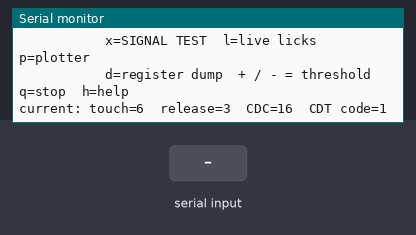
Bench run of a sketch on a simulated Arduino Uno, built with avr-gcc and run on an emulated ATmega328P. Shown: the last lines printed to the serial monitor. The inputs (shaded band) are chosen by the test bench.

Above: at 6.8 s.
6.9 s: "l\n" received over Serial
At 8.1 s:
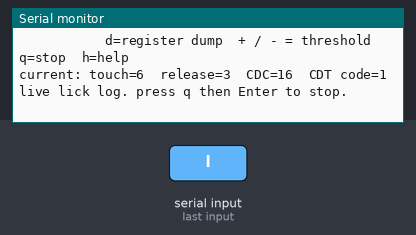
8.4 s: byte 120 ('x') received over Serial
At 8.8 s:
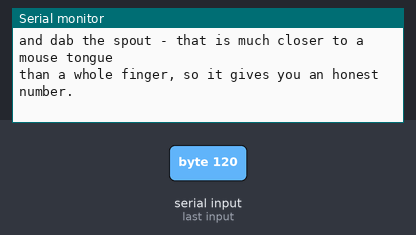
9.9 s: byte 112 ('p') received over Serial
At 10.5 s:
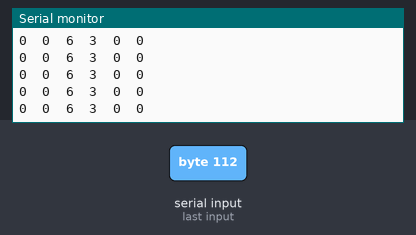
11.4 s: byte 100 ('d') received over Serial
At 12.5 s:
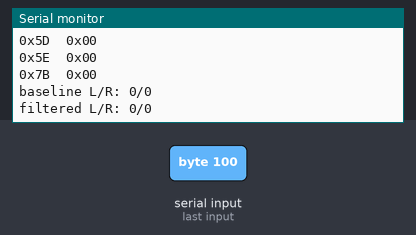
12.9 s: byte 43 ('+') received over Serial
At 14.0 s:
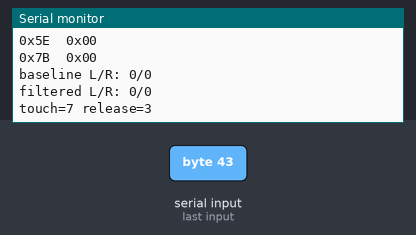
14.4 s: byte 113 ('q') received over Serial
At 15.1 s:
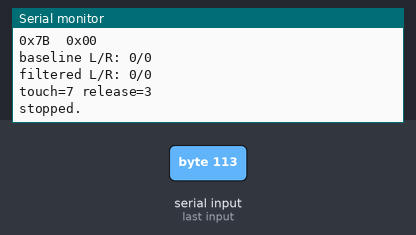
Timing chart, 0 to 16.9 s (numbered marks = the images above; inputs shaded):
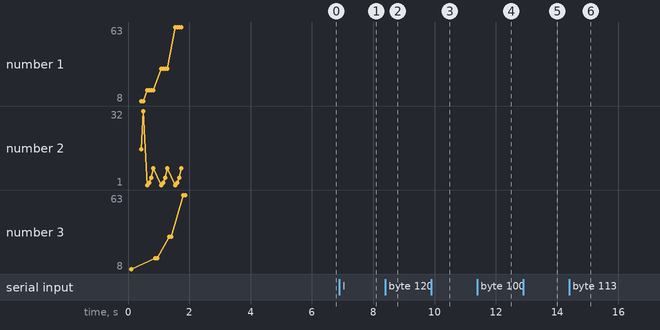

Measured:
- after the input at 6.9 s, the serial monitor: prints a new line at once (image 1)
- after the input at 8.4 s, the serial monitor: prints a new line at once (image 2)
- after the input at 9.9 s, the serial monitor: prints a new line at once (image 3)
- after the input at 11.4 s, the serial monitor: prints a new line at once (image 4)
- after the input at 12.9 s, the serial monitor: prints a new line at once (image 5)
- after the input at 14.4 s, the serial monitor: prints a new line at once (image 6)

The sketch:

LICK_TUNER.ino
```cpp
/******************************************************************
  LICK_TUNER - standalone MPR121 diagnostic for a LIQ HD lickometer

  Upload this on its own (not as part of the LIQ HD sketch), open the
  Serial Monitor at 115200 with line ending set to "Newline".

  It answers the one question threshold-fiddling cannot answer:

      how big is a real lick, in counts, compared to the noise floor?

  Once you know that number you stop guessing. If a lick is 10x the
  noise, almost any threshold works. If a lick is 1.5x the noise, no
  threshold works and the problem is the hardware, not the code.

  Commands (type a letter, press Enter):
      h   help
      i   I2C scan and chip health
      s   sweep charge current / charge time, pick the best gain
      c   calibrate: measure idle level and noise, recommend thresholds
      x   SIGNAL TEST: touch a sipper, get peak delta and signal-to-noise
      l   live lick detection log
      p   plotter stream (use Tools > Serial Plotter)
      d   dump MPR121 registers
      +   raise touch threshold by 1
      -   lower touch threshold by 1
      q   stop the current mode
******************************************************************/

#include <Wire.h>
#include <Adafruit_MPR121.h>

// ---------------- edit these to match your wiring ----------------
#define MPR_ADDRESS     0x5B
#define LEFT_ELECTRODE  0
#define RIGHT_ELECTRODE 1
// -----------------------------------------------------------------

// 400 kHz is correct fast mode on a 16 MHz AVR.
// NOTE: Wire.setClock(3400000) as used in stock LIQ HD wraps the TWBR
// calculation and actually gives you about 31 kHz. Do not use it.
#define I2C_CLOCK_HZ 400000UL

#define REG_TOUCHSTATUS 0x00
#define REG_OORSTATUS   0x02
#define REG_FILTDATA_0L 0x04
#define REG_BASELINE_0  0x1E
#define REG_TOUCHTH_0   0x41
#define REG_RELEASETH_0 0x42
#define REG_DEBOUNCE    0x5B
#define REG_CONFIG1     0x5C
#define REG_CONFIG2     0x5D
#define REG_ECR         0x5E
#define REG_AUTOCONFIG0 0x7B

Adafruit_MPR121 cap = Adafruit_MPR121();

const uint8_t CDT_CODES[] = { 1, 2, 3, 4, 5, 6, 7 };
const uint16_t CDT_NS[]   = { 500, 1000, 2000, 4000, 8000, 16000, 32000 };
const uint8_t CDC_VALUES[] = { 8, 16, 32, 63 };

int target_filtered = 700;
int ffi_code = 2;   // 18 samples
int sfi_code = 0;   // 4 samples
int esi_code = 0;   // 1 ms

int chosen_cdc = 16;
int chosen_cdt = 1;

const int NCH = 2;
const uint8_t ELECTRODE[NCH] = { LEFT_ELECTRODE, RIGHT_ELECTRODE };
const char *CHNAME[NCH] = { "LEFT ", "RIGHT" };

// detector settings, mirrored from the real firmware
int touch_threshold = 12;
int release_threshold = 6;
int min_lick_ms = 12;
int refractory_ms = 25;
int max_lick_ms = 1500;
int sample_interval_ms = 4;
int baseline_shift_slow = 11;
int baseline_shift_fast = 5;
int baseline_freeze_ms = 2000;
int fast_recover_delta = 25;

#define LK_Q 12
#define LK_IDLE 0
#define LK_CANDIDATE 1
#define LK_TOUCH 2

int32_t baseline_q[NCH];
int idle_level[NCH];
float noise_sd[NCH];
int noise_p2p[NCH];
uint8_t st[NCH];
unsigned long cand_start[NCH], touch_start[NCH], last_release[NCH], last_event[NCH];
int peak_delta[NCH];
int delta_now[NCH];
unsigned long lick_count[NCH], rejected[NCH];

char mode = 0;
unsigned long next_sample = 0;
bool calibrated = false;

//==================================================================

void setup() {
  Serial.begin(115200);
  while (!Serial) { }
  Wire.begin();
  Wire.setClock(I2C_CLOCK_HZ);
  Wire.setWireTimeout(25000, true);

  Serial.println();
  Serial.println(F("================================================="));
  Serial.println(F("  LICK_TUNER"));
  Serial.println(F("================================================="));

  i2c_scan();

  if (!cap.begin(MPR_ADDRESS)) {
    Serial.println(F("!! MPR121 not found. Check address, wiring and pull-ups."));
    while (1) { }
  }
  Serial.print(F("MPR121 found at 0x"));
  Serial.println(MPR_ADDRESS, HEX);

  configure_chip();
  chip_health();
  sweep_gain();
  calibrate();
  help();
}

//==================================================================

void loop() {
  read_commands();

  if (mode == 'l') live_detect();
  else if (mode == 'p') plotter();
  else if (mode == 'x') signal_test_step();
}

//==================================================================
//  low level
//==================================================================

void mpr_stop() { cap.writeRegister(REG_ECR, 0x00); }

void mpr_run() {
  uint8_t highest = LEFT_ELECTRODE > RIGHT_ELECTRODE ? LEFT_ELECTRODE : RIGHT_ELECTRODE;
  cap.writeRegister(REG_ECR, 0x80 | (highest + 1));
}

bool wr(uint8_t reg, uint8_t val) {
  cap.writeRegister(reg, val);
  return cap.readRegister8(reg) == val;
}

int filt(uint8_t e) { return (int)cap.readRegister16(REG_FILTDATA_0L + e * 2); }

void apply_gain(int cdc, int cdt) {
  uint8_t c1 = ((uint8_t)(ffi_code & 3) << 6) | (uint8_t)(cdc & 0x3F);
  uint8_t c2 = ((uint8_t)(cdt & 7) << 5) | ((uint8_t)(sfi_code & 3) << 3) | (uint8_t)(esi_code & 7);
  mpr_stop();
  wr(REG_CONFIG1, c1);
  wr(REG_CONFIG2, c2);
  mpr_run();
  chosen_cdc = cdc;
  chosen_cdt = cdt;
}

void configure_chip() {
  mpr_stop();
  bool all_ok = true;
  all_ok &= wr(REG_DEBOUNCE, 0x00);
  all_ok &= wr(REG_AUTOCONFIG0, 0x00);
  for (uint8_t i = 0; i < 12; i++) {
    wr(REG_TOUCHTH_0 + 2 * i, 12);
    wr(REG_RELEASETH_0 + 2 * i, 6);
  }
  mpr_run();

  Serial.print(F("register writes verified: "));
  Serial.println(all_ok ? F("yes") : F("NO - your Adafruit_MPR121 library may be too old"));
}

void i2c_scan() {
  Serial.println(F("I2C scan:"));
  uint8_t found = 0;
  for (uint8_t a = 1; a < 127; a++) {
    Wire.beginTransmission(a);
    if (Wire.endTransmission() == 0) {
      Serial.print(F("   device at 0x"));
      Serial.print(a, HEX);
      if (a >= 0x5A && a <= 0x5D) Serial.print(F("   <- MPR121"));
      if (a == 0x68) Serial.print(F("   <- PCF8523 RTC"));
      if (a == 0x38) Serial.print(F("   <- FT6206 touch"));
      Serial.println();
      found++;
    }
  }
  if (!found) Serial.println(F("   nothing found - check SDA/SCL and power"));
}

void chip_health() {
  uint8_t stat_h = cap.readRegister8(0x01);
  uint16_t oor = cap.readRegister8(REG_OORSTATUS)
                 | ((uint16_t)cap.readRegister8(REG_OORSTATUS + 1) << 8);

  Serial.print(F("over-current flag (OVCF): "));
  Serial.println((stat_h & 0x80) ? F("SET - check the 75k REXT resistor / short on an electrode")
                                 : F("clear"));
  Serial.print(F("out-of-range flags: 0x"));
  Serial.println(oor, HEX);
}

//==================================================================
//  gain sweep
//==================================================================

void sweep_gain() {
  Serial.println();
  Serial.println(F("--- charge current / charge time sweep ---"));
  Serial.println(F("A lick is worth  filtered * (dC/C)  counts, so a higher resting"));
  Serial.println(F("reading means a bigger lick. Aiming for about 700 of 1023."));
  Serial.println();
  Serial.println(F("  CDC(uA)  CDT(us)   left   right"));

  int best_cdc = chosen_cdc, best_cdt = chosen_cdt;
  long best_score = 32767L;
  bool any = false;

  for (uint8_t ci = 0; ci < sizeof(CDC_VALUES); ci++) {
    for (uint8_t ti = 0; ti < sizeof(CDT_CODES); ti++) {
      apply_gain(CDC_VALUES[ci], CDT_CODES[ti]);
      delay(40);

      long sl = 0, sr = 0;
      for (uint8_t s = 0; s < 4; s++) {
        sl += filt(LEFT_ELECTRODE);
        sr += filt(RIGHT_ELECTRODE);
        delay(6);
      }
      int L = sl / 4, R = sr / 4;
      long avg = (L + R) / 2;

      Serial.print(F("   "));
      pad(CDC_VALUES[ci], 5);
      pad(CDT_NS[ti] / 1000, 8);
      if (CDT_NS[ti] < 1000) { Serial.print(F(".5")); } else { Serial.print(F("  ")); }
      pad(L, 6);
      pad(R, 7);

      if (avg > 980 || avg < 120) {
        Serial.println(F("   (out of range)"));
        continue;
      }
      long score = avg - target_filtered;
      if (score < 0) score = -score;
      if (score < best_score) { best_score = score; best_cdc = CDC_VALUES[ci]; best_cdt = CDT_CODES[ti]; any = true; }
      Serial.println();
    }
  }

  apply_gain(best_cdc, best_cdt);
  delay(60);

  Serial.println();
  if (!any) {
    Serial.println(F("!! No usable setting. Readings pinned at a rail."));
    Serial.println(F("   Pinned HIGH  -> electrode probably not connected."));
    Serial.println(F("   Pinned LOW   -> electrode capacitance far too large:"));
    Serial.println(F("                   shorten the wire, shrink the copper area."));
  } else {
    Serial.print(F("chosen: CDC="));
    Serial.print(best_cdc);
    Serial.print(F(" uA, CDT code "));
    Serial.print(best_cdt);
    Serial.print(F(" -> resting reading approx "));
    Serial.println((filt(LEFT_ELECTRODE) + filt(RIGHT_ELECTRODE)) / 2);
  }
}

void pad(long v, int width) {
  long a = (v < 0) ? -v : v;
  int len = (v < 0) ? 1 : 0;
  do { len++; a /= 10; } while (a);
  for (int i = len; i < width; i++) Serial.print(' ');
  Serial.print(v);
}

//==================================================================
//  calibration
//==================================================================

void calibrate() {
  Serial.println();
  Serial.println(F("--- idle noise measurement ---"));
  Serial.println(F("Hands off the rig for about 2 seconds..."));
  delay(1200);

  const int N = 300;
  for (int i = 0; i < NCH; i++) {
    int32_t sum = 0, sumsq = 0;
    int vmin = 32767, vmax = -32768;
    for (int s = 0; s < N; s++) {
      int v = filt(ELECTRODE[i]);
      sum += v;
      sumsq += (int32_t)v * (int32_t)v;
      if (v < vmin) vmin = v;
      if (v > vmax) vmax = v;
      delay(sample_interval_ms);
    }
    float mean = (float)sum / N;
    float var = ((float)sumsq - (float)sum * mean) / (N - 1);
    if (var < 0) var = 0;

    idle_level[i] = (int)(mean + 0.5);
    noise_sd[i] = sqrt(var);
    noise_p2p[i] = vmax - vmin;
    baseline_q[i] = (int32_t)idle_level[i] << LK_Q;
    st[i] = LK_IDLE;
    lick_count[i] = 0;
    rejected[i] = 0;

    Serial.print(CHNAME[i]);
    Serial.print(F(" E"));
    Serial.print(ELECTRODE[i]);
    Serial.print(F("  idle="));
    pad(idle_level[i], 5);
    Serial.print(F("  noiseSD="));
    Serial.print(noise_sd[i], 2);
    Serial.print(F("  peak-to-peak="));
    Serial.println(noise_p2p[i]);
  }

  float worst = noise_sd[0] > noise_sd[1] ? noise_sd[0] : noise_sd[1];
  int t = (int)(6.0 * worst + 0.5);
  if (t < 6) t = 6;
  if (t > 90) t = 90;
  touch_threshold = t;
  release_threshold = t * 55 / 100;
  if (release_threshold < 2) release_threshold = 2;

  Serial.print(F("recommended touch_threshold = "));
  Serial.print(touch_threshold);
  Serial.print(F("   release_threshold = "));
  Serial.println(release_threshold);

  if (worst > 8.0) {
    Serial.println();
    Serial.println(F("!! Idle noise is high. Before tuning anything in software:"));
    Serial.println(F("   - shorten the electrode wire, keep it away from the TFT ribbon"));
    Serial.println(F("   - power the Arduino from a grounded supply, not a battery laptop"));
    Serial.println(F("   - tie the cage floor / grid to Arduino GND"));
  }

  calibrated = true;
  Serial.println();
}

//==================================================================
//  signal test - the important one
//==================================================================

int st_peak[NCH];
unsigned long st_end = 0;

void signal_test_begin() {
  Serial.println();
  Serial.println(F("--- SIGNAL TEST ---"));
  Serial.println(F("For the next 10 seconds, touch the LEFT sipper with a wet"));
  Serial.println(F("fingertip, then the RIGHT one. Better still, wet a cotton bud"));
  Serial.println(F("and dab the spout - that is much closer to a mouse tongue"));
  Serial.println(F("than a whole finger, so it gives you an honest number."));
  Serial.println();
  for (int i = 0; i < NCH; i++) st_peak[i] = -32768;
  st_end = millis() + 10000UL;
}

void signal_test_step() {
  unsigned long t = millis();
  if ((long)(t - next_sample) < 0) return;
  next_sample = t + sample_interval_ms;

  for (int i = 0; i < NCH; i++) {
    int raw = filt(ELECTRODE[i]);
    int d = idle_level[i] - raw;
    if (d > st_peak[i]) st_peak[i] = d;
  }

  if ((long)(t - st_end) >= 0) {
    Serial.println(F("  channel   peak delta   noise SD   signal/noise   verdict"));
    for (int i = 0; i < NCH; i++) {
      float snr = noise_sd[i] > 0.01 ? (float)st_peak[i] / noise_sd[i] : 999.0;
      Serial.print(F("   "));
      Serial.print(CHNAME[i]);
      pad(st_peak[i], 12);
      Serial.print(F("      "));
      Serial.print(noise_sd[i], 2);
      Serial.print(F("        "));
      Serial.print(snr, 1);
      Serial.print(F("       "));
      if (snr >= 20) Serial.println(F("excellent"));
      else if (snr >= 10) Serial.println(F("good"));
      else if (snr >= 5) Serial.println(F("marginal - expect some misses"));
      else Serial.println(F("TOO LOW - fix the hardware, no threshold will work"));
    }
    Serial.println();
    Serial.println(F("A mouse tongue gives a smaller signal than your finger."));
    Serial.println(F("Aim for finger signal-to-noise of 20 or more so the tongue"));
    Serial.println(F("still lands comfortably above the noise."));
    Serial.println();
    mode = 0;
  }
}

//==================================================================
//  detector, identical logic to the real firmware
//==================================================================

void detector_step(bool log_licks) {
  unsigned long t = millis();
  if ((long)(t - next_sample) < 0) return;
  next_sample = t + sample_interval_ms;

  for (int i = 0; i < NCH; i++) {
    int raw = filt(ELECTRODE[i]);
    int base = (int)(baseline_q[i] >> LK_Q);
    int d = base - raw;
    delta_now[i] = d;

    switch (st[i]) {
      case LK_IDLE:
        if (d >= touch_threshold && (t - last_release[i]) >= (unsigned long)refractory_ms) {
          st[i] = LK_CANDIDATE;
          cand_start[i] = t;
          peak_delta[i] = d;
        }
        break;

      case LK_CANDIDATE:
        if (d > peak_delta[i]) peak_delta[i] = d;
        if (d < release_threshold) {
          st[i] = LK_IDLE;
          rejected[i]++;
        } else if ((t - cand_start[i]) >= (unsigned long)min_lick_ms) {
          st[i] = LK_TOUCH;
          touch_start[i] = cand_start[i];
          last_event[i] = t;
          lick_count[i]++;
        }
        break;

      case LK_TOUCH:
        if (d > peak_delta[i]) peak_delta[i] = d;
        if (d < release_threshold) {
          st[i] = LK_IDLE;
          last_release[i] = t;
          last_event[i] = t;
          if (log_licks) {
            Serial.print(CHNAME[i]);
            Serial.print(F("  lick #"));
            pad(lick_count[i], 5);
            Serial.print(F("   dur="));
            pad(t - touch_start[i], 4);
            Serial.print(F(" ms   peak="));
            pad(peak_delta[i], 4);
            Serial.print(F("   rejected blips so far="));
            Serial.println(rejected[i]);
          }
        } else if ((t - touch_start[i]) >= (unsigned long)max_lick_ms) {
          st[i] = LK_IDLE;
          last_release[i] = t;
          last_event[i] = t;
          baseline_q[i] = (int32_t)raw << LK_Q;
          if (log_licks) {
            Serial.print(CHNAME[i]);
            Serial.println(F("  stuck on, forced release and rebaseline"));
          }
        }
        break;
    }

    if (st[i] == LK_IDLE) {
      int32_t target = (int32_t)raw << LK_Q;
      if (d <= -fast_recover_delta) {
        baseline_q[i] += (target - baseline_q[i]) / (1L << baseline_shift_fast);
      } else if (d < release_threshold && (t - last_event[i]) >= (unsigned long)baseline_freeze_ms) {
        baseline_q[i] += (target - baseline_q[i]) / (1L << baseline_shift_slow);
      }
    }
  }
}

void live_detect() { detector_step(true); }

void plotter() {
  static unsigned long last_print = 0;
  detector_step(false);
  unsigned long t = millis();
  if (t - last_print < 20) return;
  last_print = t;
  // columns: leftDelta rightDelta touchTh releaseTh leftState rightState
  Serial.print(delta_now[0]); Serial.print('\t');
  Serial.print(delta_now[1]); Serial.print('\t');
  Serial.print(touch_threshold); Serial.print('\t');
  Serial.print(release_threshold); Serial.print('\t');
  Serial.print(st[0] == LK_TOUCH ? touch_threshold + 15 : 0); Serial.print('\t');
  Serial.println(st[1] == LK_TOUCH ? touch_threshold + 15 : 0);
}

//==================================================================

void dump_registers() {
  Serial.println(F("reg  value"));
  uint8_t regs[] = { 0x00, 0x01, 0x02, 0x03, 0x2B, 0x2C, 0x2D, 0x2E,
                     0x2F, 0x30, 0x31, 0x32, 0x41, 0x42, 0x43, 0x44,
                     0x5B, 0x5C, 0x5D, 0x5E, 0x7B };
  for (uint8_t i = 0; i < sizeof(regs); i++) {
    Serial.print(F("0x"));
    if (regs[i] < 16) Serial.print('0');
    Serial.print(regs[i], HEX);
    Serial.print(F("  0x"));
    uint8_t v = cap.readRegister8(regs[i]);
    if (v < 16) Serial.print('0');
    Serial.println(v, HEX);
  }
  Serial.print(F("baseline L/R: "));
  Serial.print(cap.readRegister8(REG_BASELINE_0 + LEFT_ELECTRODE) << 2);
  Serial.print('/');
  Serial.println(cap.readRegister8(REG_BASELINE_0 + RIGHT_ELECTRODE) << 2);
  Serial.print(F("filtered L/R: "));
  Serial.print(filt(LEFT_ELECTRODE));
  Serial.print('/');
  Serial.println(filt(RIGHT_ELECTRODE));
}

void help() {
  Serial.println();
  Serial.println(F("commands:  i=I2C scan  s=gain sweep  c=calibrate"));
  Serial.println(F("           x=SIGNAL TEST  l=live licks  p=plotter"));
  Serial.println(F("           d=register dump  + / - = threshold  q=stop  h=help"));
  Serial.print(F("current: touch="));
  Serial.print(touch_threshold);
  Serial.print(F("  release="));
  Serial.print(release_threshold);
  Serial.print(F("  CDC="));
  Serial.print(chosen_cdc);
  Serial.print(F("  CDT code="));
  Serial.println(chosen_cdt);
  Serial.println();
}

void read_commands() {
  if (!Serial.available()) return;
  char c = Serial.read();
  while (Serial.available() && (Serial.peek() == '\n' || Serial.peek() == '\r')) Serial.read();

  switch (c) {
    case 'h': help(); break;
    case 'i': i2c_scan(); chip_health(); break;
    case 's': mode = 0; sweep_gain(); calibrate(); break;
    case 'c': mode = 0; calibrate(); break;
    case 'x': signal_test_begin(); mode = 'x'; break;
    case 'l':
      Serial.println(F("live lick log. press q then Enter to stop."));
      for (int i = 0; i < NCH; i++) { st[i] = LK_IDLE; lick_count[i] = 0; rejected[i] = 0; }
      mode = 'l';
      break;
    case 'p':
      Serial.println(F("leftDelta rightDelta touchTh releaseTh leftTouch rightTouch"));
      mode = 'p';
      break;
    case 'd': mode = 0; dump_registers(); break;
    case '+':
      touch_threshold++;
      release_threshold = touch_threshold * 55 / 100;
      Serial.print(F("touch=")); Serial.print(touch_threshold);
      Serial.print(F(" release=")); Serial.println(release_threshold);
      break;
    case '-':
      if (touch_threshold > 2) touch_threshold--;
      release_threshold = touch_threshold * 55 / 100;
      Serial.print(F("touch=")); Serial.print(touch_threshold);
      Serial.print(F(" release=")); Serial.println(release_threshold);
      break;
    case 'q': mode = 0; Serial.println(F("stopped.")); break;
    default: break;
  }
}
```
